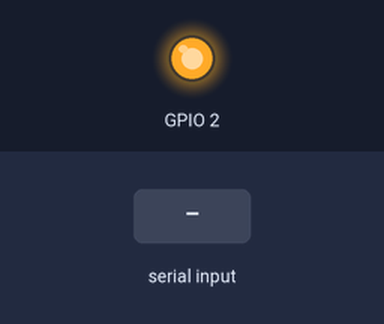
Simulated run of this sketch. Board: ESP32. Shown: output pins drawn as LEDs (lit = HIGH). Dashed ring = blinking. Inputs (shaded band) come from the test bench. WiFi joins after 1.5 s; servers stay silent unless stated; what the sketch prints to the serial monitor is not drawn.

Above: at 0.1 s.
At 3.0 s:
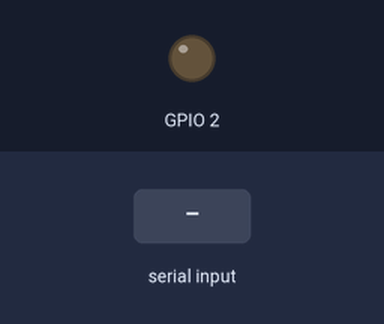
3.1 s: "90,45\n" received over the second serial link
At 3.9 s:
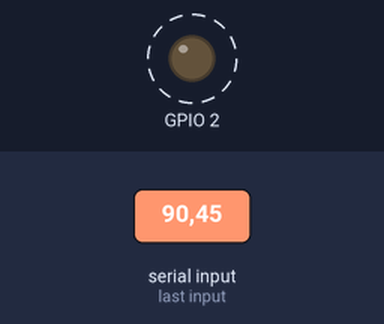
Timing chart, 0 to 6.1 s (numbered marks = the images above; inputs shaded):
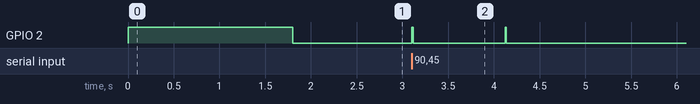

The sketch:

esp32-firmware.ino
```cpp
// (licence header left out)
// Include necessary component libraries
#include <WiFi.h>
#include <WiFiClientSecure.h>
#include <UniversalTelegramBot.h>
#include <ArduinoJson.h>

// UART pin assignments for communication with the Arduino Uno.
constexpr uint8_t RX_PIN = 16;
constexpr uint8_t TX_PIN = 17;

// UART communication state.
int messageCode;
bool hasNewData = false;

constexpr int MSG_MEDICINE_TAKEN = 1;
constexpr int MSG_NO_RESPONSE    = 2;
constexpr int MSG_SUPPLY_EMPTY   = 3;

// Wi-Fi reconnection timer.
unsigned long previousMillis = 0;
const unsigned long WIFI_RECONNECT_INTERVAL = 30000;

// Replace these placeholders with your own Wi-Fi credentials.
const char* ssid = "YOUR_WIFI_SSID";
const char* password = "YOUR_WIFI_PASSWORD";

// Telegram Bot configuration.
#define BOTtoken "YOUR_TELEGRAM_BOT_TOKEN"  // your Bot Token (Get from Botfather)

// Use @myidbot to obtain your Telegram Chat ID.
#define CHAT_ID "YOUR_CHAT_ID"

WiFiClientSecure client;
UniversalTelegramBot bot(BOTtoken, client);

void setup() {
  // Initialize serial communication.
  Serial.begin(115200);
  Serial2.begin(9600, SERIAL_8N1, RX_PIN, TX_PIN);

  // Set built-in LED to output as visual indicator
  pinMode(2, OUTPUT);

  // Connect to the configured Wi-Fi network.
  Serial.print("Connecting Wifi: ");
  Serial.println(ssid);

  // Configure the Wi-Fi interface.
  digitalWrite(2, HIGH);
  WiFi.mode(WIFI_STA);
  WiFi.begin(ssid, password);

  // Add root certificate for api.telegram.org
  client.setCACert(TELEGRAM_CERTIFICATE_ROOT);

  while (WiFi.status() != WL_CONNECTED) {
    Serial.print(".");
    delay(500);
  }
  digitalWrite(2, LOW);

  Serial.println("");
  Serial.println("WiFi connected");
  Serial.print("IP address: ");
  Serial.println(WiFi.localIP());

  digitalWrite(2, HIGH);
  bot.sendMessage(CHAT_ID, "Connected to Dispenser", "");
  digitalWrite(2, LOW);
}

void loop() {
  // If new data is received in Serial2, execute actions
  if (Serial2.available()) {
    messageCode = Serial2.parseInt();
    hasNewData = true;
  }

  if (hasNewData) {
    // Turn on LED during processing
    digitalWrite(2, HIGH);
    switch (messageCode) {
      case MSG_MEDICINE_TAKEN:
        Serial.println("Sending: Medicine Taken");
        bot.sendMessage(CHAT_ID, "💊 MEDICINE TAKEN 💊\n\nLola Flora has successfully taken her prescribed medicines at this hour!", "");
        break;
      case MSG_NO_RESPONSE:
        Serial.println("Sending: No Response");
        bot.sendMessage(CHAT_ID, "❗ NO RESPONSE ❗\n\nIt seems that Lola Flora is yet to take her medicines! Why don't you check on her to see if something is wrong?", "");
        break;
      case MSG_SUPPLY_EMPTY:
        Serial.println("Sending: Supply Empty");
        bot.sendMessage(CHAT_ID, "🫙 MEDICINE SUPPLY EMPTY 🫙\n\nNo medicines left! Refill the supply as soon as possible!", "");
        break;
    }
    hasNewData = false;
    delay(10);
    // Turn off LED during processing
    digitalWrite(2, LOW);

    // if WiFi is down, try reconnecting every CHECK_WIFI_TIME seconds
    unsigned long currentMillis = millis();
    if ((WiFi.status() != WL_CONNECTED) &&
        (currentMillis - previousMillis >= WIFI_RECONNECT_INTERVAL)) {
      Serial.print(millis());
      Serial.println("Reconnecting to WiFi...");
      WiFi.disconnect();
      WiFi.reconnect();
      previousMillis = currentMillis;
    }
  }
}
```

Measured:
- after the input at 3.1 s, GPIO 2: alternates HIGH for 0.02 s and LOW for 1.0 s, 4 changes in all, then stays LOW, starting at once
